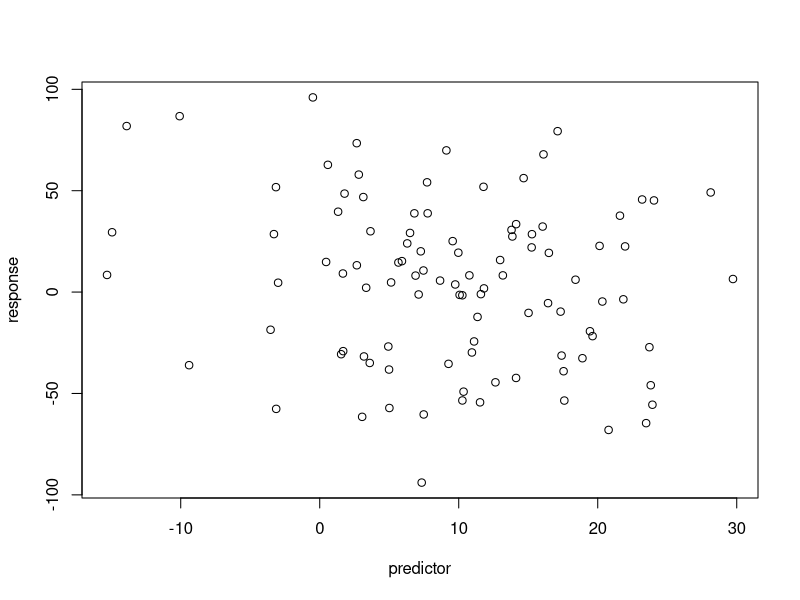

R code for this plot:
#installing packages 

install.packages("metafor",dependencies=TRUE,repos="https://cloud.r-project.org")

#2 The funnel plot 

#2.1 Simulating data
#the funnel plot is an incredibly useful way of visualising effect size data
#this plot can tell us a lot about the underlying processes and biases that generated the data
#observing a funnel plot under the scenario where the dataset of different sizes were all generated with identical parameters and analysed with an lm
#aiming to simulate a dataset with a specified intercept and slope
#use rnorm to generate random normal predictor and residual; specify n, mean, sd

slope<-0.25
intercept<-0
predictor<-rnorm(n=100,mean=10,sd=10)
response<-intercept+slope*predictor+rnorm(n=100,mean=0,sd=40)
plot(predictor,response)
